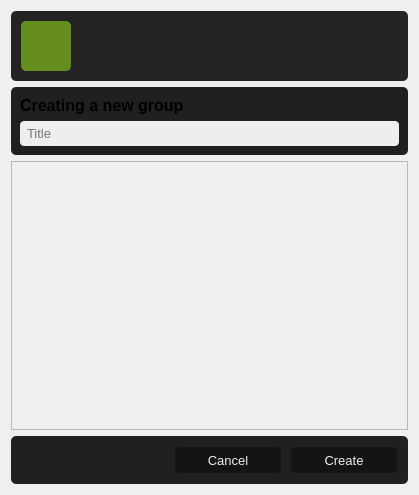
<?xml version="1.0" encoding="UTF-8"?>
<ui version="4.0">
 <class>CreateGroupForm</class>
 <widget class="QWidget" name="CreateGroupForm">
  <property name="geometry">
   <rect>
    <x>0</x>
    <y>0</y>
    <width>419</width>
    <height>495</height>
   </rect>
  </property>
  <property name="windowTitle">
   <string>Form</string>
  </property>
  <layout class="QGridLayout" name="gridLayout_4">
   <item row="2" column="0">
    <widget class="QFrame" name="f_accounts_list">
     <property name="styleSheet">
      <string notr="true"/>
     </property>
     <property name="frameShape">
      <enum>QFrame::NoFrame</enum>
     </property>
     <property name="frameShadow">
      <enum>QFrame::Raised</enum>
     </property>
     <layout class="QGridLayout" name="gridLayout_5">
      <property name="leftMargin">
       <number>0</number>
      </property>
      <property name="topMargin">
       <number>0</number>
      </property>
      <property name="rightMargin">
       <number>0</number>
      </property>
      <property name="bottomMargin">
       <number>0</number>
      </property>
      <property name="spacing">
       <number>0</number>
      </property>
      <item row="0" column="0">
       <widget class="QScrollArea" name="scrollArea">
        <property name="widgetResizable">
         <bool>true</bool>
        </property>
        <widget class="QWidget" name="scrollAreaWidgetContents">
         <property name="geometry">
          <rect>
           <x>0</x>
           <y>0</y>
           <width>399</width>
           <height>268</height>
          </rect>
         </property>
        </widget>
       </widget>
      </item>
     </layout>
    </widget>
   </item>
   <item row="0" column="0">
    <widget class="QFrame" name="f_block">
     <property name="styleSheet">
      <string notr="true">background-color: #242424;
border-radius: 5px;</string>
     </property>
     <property name="frameShape">
      <enum>QFrame::NoFrame</enum>
     </property>
     <property name="frameShadow">
      <enum>QFrame::Raised</enum>
     </property>
     <layout class="QGridLayout" name="gridLayout_2">
      <property name="leftMargin">
       <number>10</number>
      </property>
      <property name="topMargin">
       <number>10</number>
      </property>
      <property name="rightMargin">
       <number>10</number>
      </property>
      <property name="bottomMargin">
       <number>10</number>
      </property>
      <property name="horizontalSpacing">
       <number>10</number>
      </property>
      <property name="verticalSpacing">
       <number>0</number>
      </property>
      <item row="0" column="0" rowspan="2">
       <widget class="QLabel" name="icon">
        <property name="minimumSize">
         <size>
          <width>50</width>
          <height>50</height>
         </size>
        </property>
        <property name="maximumSize">
         <size>
          <width>50</width>
          <height>50</height>
         </size>
        </property>
        <property name="font">
         <font>
          <pointsize>16</pointsize>
          <bold>true</bold>
         </font>
        </property>
        <property name="styleSheet">
         <string notr="true">background-color: #648d1d;</string>
        </property>
        <property name="text">
         <string/>
        </property>
        <property name="alignment">
         <set>Qt::AlignCenter</set>
        </property>
       </widget>
      </item>
      <item row="0" column="1">
       <widget class="QLabel" name="l_title">
        <property name="font">
         <font>
          <pointsize>12</pointsize>
          <bold>true</bold>
         </font>
        </property>
        <property name="text">
         <string/>
        </property>
       </widget>
      </item>
     </layout>
    </widget>
   </item>
   <item row="1" column="0">
    <widget class="QFrame" name="frame">
     <property name="styleSheet">
      <string notr="true">QPushButton {
    padding: 2px;
    margin: 2px;
    font: 10pt;
    background-color: rgb(20, 20, 20);
    color: #EEEEEE;
    border-radius: 4px;
}

QPushButton:hover{
    background-color: rgb(60, 60, 60);
    color: #EEEEEE;
}

QLineEdit{
    border: none;
    border-radius: 4px;
    min-height: 25px;
    padding-left: 5px;
    background-color: #eee;
}

QFrame {
	background-color: #202020;
	border-radius: 5px;
}
</string>
     </property>
     <property name="frameShape">
      <enum>QFrame::StyledPanel</enum>
     </property>
     <property name="frameShadow">
      <enum>QFrame::Raised</enum>
     </property>
     <layout class="QGridLayout" name="gridLayout">
      <item row="4" column="0">
       <widget class="QLabel" name="label_2">
        <property name="font">
         <font>
          <pointsize>12</pointsize>
          <bold>true</bold>
         </font>
        </property>
        <property name="text">
         <string>Creating a new group</string>
        </property>
       </widget>
      </item>
      <item row="5" column="0" colspan="2">
       <widget class="QLineEdit" name="lE_title">
        <property name="enabled">
         <bool>true</bool>
        </property>
        <property name="font">
         <font>
          <pointsize>10</pointsize>
         </font>
        </property>
        <property name="placeholderText">
         <string>Title</string>
        </property>
       </widget>
      </item>
     </layout>
    </widget>
   </item>
   <item row="3" column="0">
    <widget class="QFrame" name="frame_2">
     <property name="styleSheet">
      <string notr="true">QPushButton {
    padding: 2px;
    margin: 2px;
    font: 10pt;
    background-color: rgb(20, 20, 20);
    color: #EEEEEE;
    border-radius: 4px;
}

QPushButton:hover{
    background-color: rgb(60, 60, 60);
    color: #EEEEEE;
}

QLineEdit{
    border: none;
    border-radius: 4px;
    min-height: 25px;
    padding-left: 5px;
    background-color: #eee;
}

QFrame {
	background-color: #202020;
	border-radius: 5px;
}

</string>
     </property>
     <property name="frameShape">
      <enum>QFrame::StyledPanel</enum>
     </property>
     <property name="frameShadow">
      <enum>QFrame::Raised</enum>
     </property>
     <layout class="QGridLayout" name="gridLayout_3">
      <item row="1" column="2">
       <widget class="QPushButton" name="pB_create">
        <property name="minimumSize">
         <size>
          <width>110</width>
          <height>30</height>
         </size>
        </property>
        <property name="maximumSize">
         <size>
          <width>110</width>
          <height>30</height>
         </size>
        </property>
        <property name="text">
         <string>Create</string>
        </property>
       </widget>
      </item>
      <item row="1" column="1">
       <widget class="QPushButton" name="pB_cancel">
        <property name="minimumSize">
         <size>
          <width>110</width>
          <height>30</height>
         </size>
        </property>
        <property name="maximumSize">
         <size>
          <width>110</width>
          <height>30</height>
         </size>
        </property>
        <property name="text">
         <string>Cancel</string>
        </property>
       </widget>
      </item>
      <item row="1" column="0">
       <spacer name="horizontalSpacer_2">
        <property name="orientation">
         <enum>Qt::Horizontal</enum>
        </property>
        <property name="sizeHint" stdset="0">
         <size>
          <width>40</width>
          <height>20</height>
         </size>
        </property>
       </spacer>
      </item>
     </layout>
    </widget>
   </item>
  </layout>
 </widget>
 <resources/>
 <connections/>
</ui>
